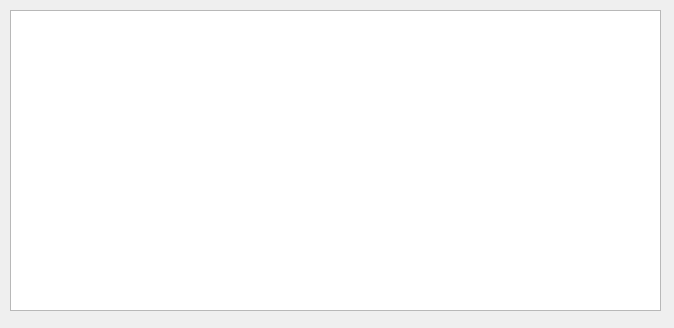
<?xml version="1.0" encoding="UTF-8"?>
<ui version="4.0">
 <class>ViewFormationTable</class>
 <widget class="QDialog" name="ViewFormationTable">
  <property name="geometry">
   <rect>
    <x>0</x>
    <y>0</y>
    <width>674</width>
    <height>328</height>
   </rect>
  </property>
  <property name="windowTitle">
   <string>Dialog</string>
  </property>
  <widget class="QTableView" name="tableView">
   <property name="geometry">
    <rect>
     <x>10</x>
     <y>10</y>
     <width>651</width>
     <height>301</height>
    </rect>
   </property>
  </widget>
 </widget>
 <resources/>
 <connections/>
</ui>
